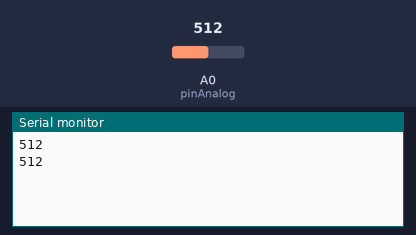
This sketch was run on a simulated Arduino Uno, built with avr-gcc and run on an emulated ATmega328P. On the bench: the last lines printed to the serial monitor. The test bench sets the inputs (shaded band); at power-on: A0 (pinAnalog) = 512.

Above: at 1.8 s.
1.9 s: A0 (pinAnalog) set to 716
At 2.6 s:
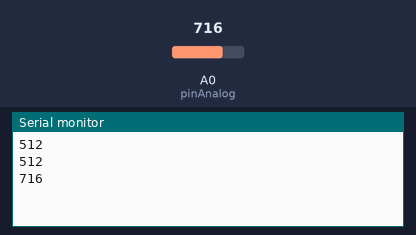
3.4 s: A0 (pinAnalog) set to 900
At 4.8 s:
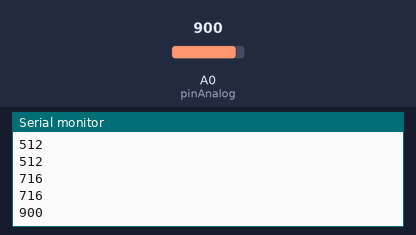
Timing chart, 0 to 6.4 s (numbered marks = the images above; inputs shaded):
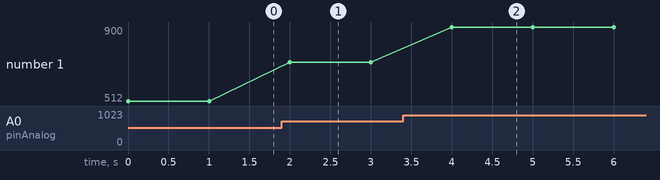

The sketch:

serial_arduino.ino
```cpp
// Arduino Builder Python Script v2.0
// Start
// action: u
// board: uno
// baudrate: 9600
// temp files: N
// verbose: N
// serial monitor: N
// serial file: SMonitor.txt
// samples: 500
// End

// ====== Description ======
// action: v | u  ... v = verify, u = upload
// board: uno | mega | due ... name of the board correspondig to arduino cli
// baudrate: 9600 | 115000 ... etc
// temp files: N | Y  ... option to create temp files
// serial monitor: N | Y ... to create file of serial monitor
// serial file: Name ... name of the serial monitor file
// samples: Number ... number of samples to save in serial file

#include <Arduino.h>

int pinAnalog = A0;
int dato = 0;

void setup() {
    Serial.begin(9600);
}

void loop() {
    dato = analogRead(pinAnalog);
    Serial.println(dato);
    delay(1000);
}
```

Measured:
- after the input at 1.9 s, the serial monitor: prints a new line after 0.10 s (image 1)
- after the input at 3.4 s, the serial monitor: prints a new line after 0.60 s (image 2)
- plotted number 1: 512 → 716 after the input at 1.9 s, 716 → 900 after the input at 3.4 s
